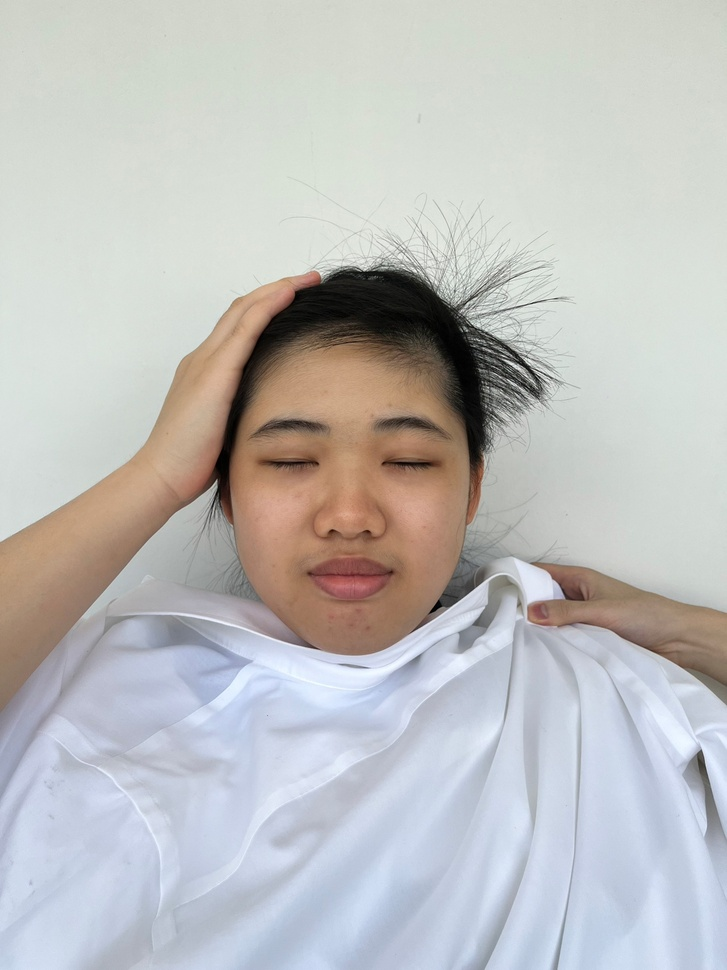
#> input picture personal_color_project/dataset/ploy.jpg, 727 x 970 px, shrunk from 1773 x 2364 before the run; its folder holds only this picture in this run
$ python warm_cool_classifier.py
#> lines starting #> are read from the running program, lines starting #| are printed output that depends on the picture; after the words box and inside, x2 and y2 are one past the last pixel; in counts of white or black regions, pixels touching at a corner belong together; long printed decimals are rounded
import cv2
import numpy as np
import matplotlib.pyplot as plt
import os
from PIL import Image
import glob

image_list = []
scores = []
means = []
red = 0
green = 0
blue = 0

# load filenames of datasets
for filename in glob.glob('./dataset/*.jpg'):
    image_list.append(filename)

print(image_list)

for img_dir in image_list:
    # read filename for naming convention
    filename = os.path.splitext(img_dir)

    # read image
    img = cv2.imread(img_dir)
#> img is the input picture: shape (970, 727, 3); mean B, G, R 190.4, 191.1, 191.4
    print(img_dir)

    # convert to gray scale
    gray = cv2.cvtColor(img, cv2.COLOR_BGR2GRAY)
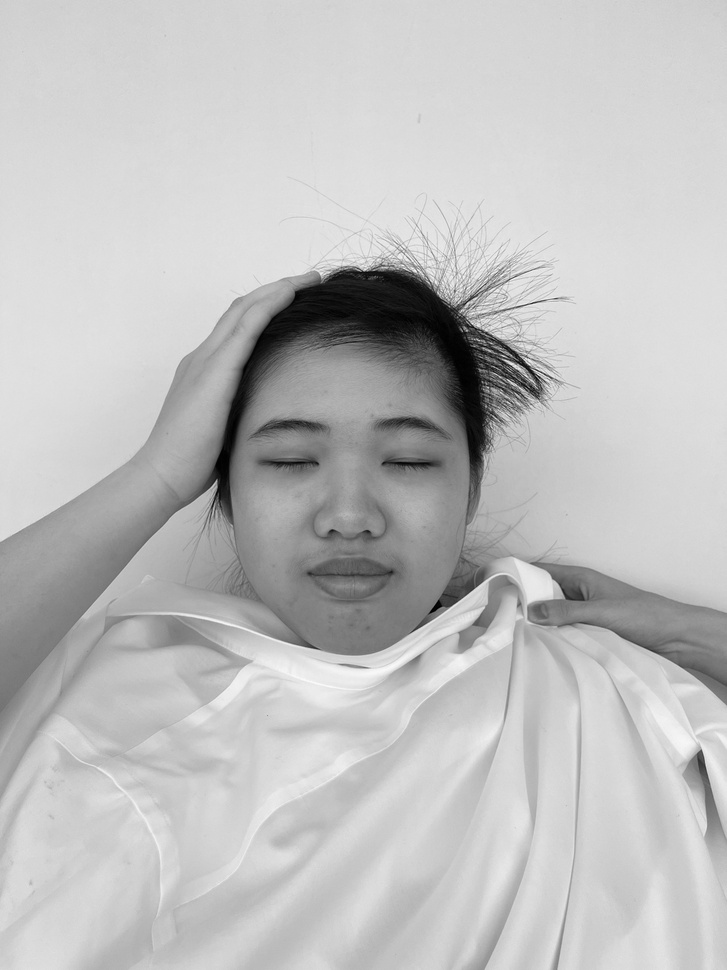
#> gray: shape (970, 727); min 0, max 251, mean 191.2

    # face detection model
    face_cascade = cv2.CascadeClassifier('haarcascade_frontalface_default.xml')
    nose_cascade = cv2.CascadeClassifier('haarcascade_nose.xml')

    # detecting face
    faces = face_cascade.detectMultiScale(gray, scaleFactor=1.1, minNeighbors=20)
#> faces = [[205, 343, 292, 292]]
    nose = nose_cascade.detectMultiScale(gray, scaleFactor=1.1, minNeighbors=100)
#> nose = [[306, 490, 82, 69]]

    for (x, y, w, h) in faces:
        # determine forehead region
        forehead_y = int(y + h/8)
        forehead_h = int(h/8)
        forehead_x = int(x + w/2)
        forehead_w = int(w/15)

        # draw a rectangle around face
        cv2.rectangle(img, (x, y), (x+w, y+h), (0, 255, 0,), 2)

        # crop forehead region
        forehead = img[forehead_y:forehead_y+forehead_h, forehead_x:forehead_x+forehead_w]

        # standardize RGB values of the forehead
        r_f, g_f, b_f = cv2.split(forehead)
        r_std = np.std(r_f)
        g_std = np.std(g_f)
        b_std = np.std(b_f)
        r_mean = np.mean(r_f)
        g_mean = np.mean(g_f)
        b_mean = np.mean(b_f)
        r = (r_f - r_mean) / r_std
        g = (g_f - g_mean) / g_std
        b = (b_f - b_mean) / b_std

        # calculate the Warm/Cool score
        score = (np.mean(r) - np.mean(g)) * (np.mean(r) - np.mean(b)) / (np.mean(r) + np.mean(g) + np.mean(b))
        scores.append(score)
        print('R Mean:', r_mean)
        print('G Mean:', g_mean)
        print('B Mean:', b_mean)
        print('R Std:', r_std)
        print('G Std:', g_std)
        print('B Std:', b_std)
        print('Warm/Cool score (face):', score)
#> this loop made 1 pass
#> (x, y, w, h, forehead_y, forehead_h, forehead_x, forehead_w) on pass 1: (205, 343, 292, 292, 379, 36, 351, 19)
#| R Mean: 129.284
#| G Mean: 161.364
#| B Mean: 199.491
#| R Std: 4.790
#| G Std: 4.408
#| B Std: 3.820
#| Warm/Cool score (face): -3.645167338862871e-14
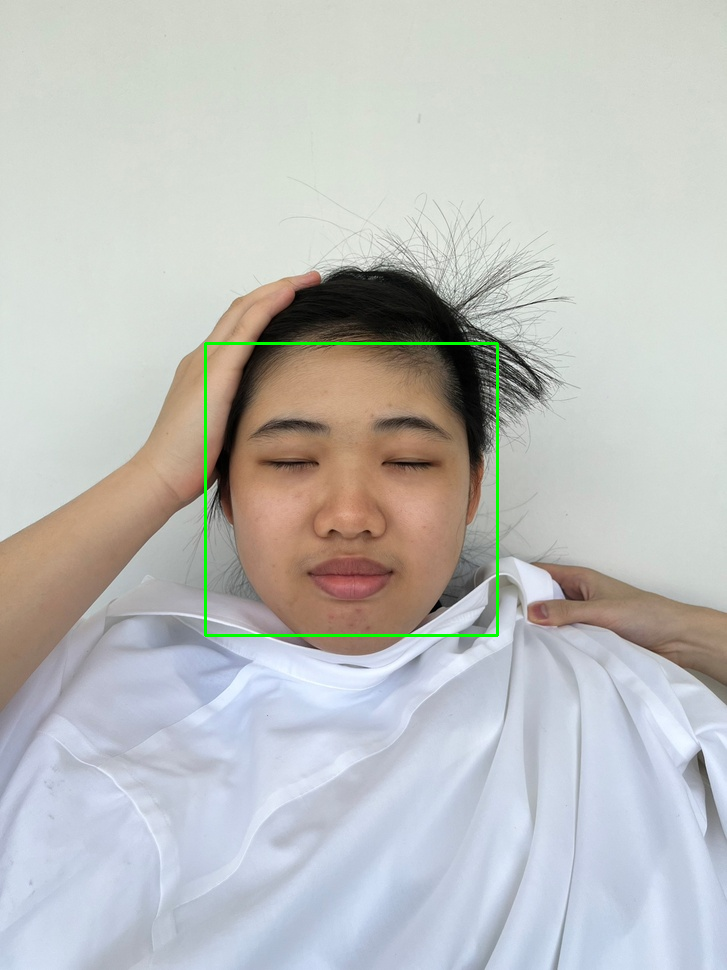
#> img: shape (970, 727, 3); 0.5% of pixels changed, all inside (x1, y1, x2, y2) = (204, 342, 499, 637)
#> after the loop, scores = [-3.65e-14]

    for (x, y, w, h) in nose:
        # determine forehead region
        cheek_y = int(y + h/8)
        cheek_h = int(h/5)
        cheek_x = int(x + w/10)
        cheek_w = int(w/5)

        # draw a rectangle around eye
        cv2.rectangle(img, (x, y), (x+w, y+h), (0, 255, 0,), 2)

        # crop eye region
        cheek = img[cheek_y:cheek_y+cheek_h, cheek_x:cheek_x+cheek_w]

        # standardize RGB values of the forehead
        r_n, g_n, b_n = cv2.split(cheek)
        r_std = np.std(r_n)
        g_std = np.std(g_n)
        b_std = np.std(b_n)
        r_mean = np.mean(r_n)
        g_mean = np.mean(g_n)
        b_mean = np.mean(b_n)
        r = (r_n - r_mean) / r_std
        g = (g_n - g_mean) / g_std
        b = (b_n - b_mean) / b_std

        # calculate the Warm/Cool score
        score = (np.mean(r) - np.mean(g)) * (np.mean(r) - np.mean(b)) / (np.mean(r) + np.mean(g) + np.mean(b))
        scores.append(score)

        print('R Mean:', r_mean)
        print('G Mean:', g_mean)
        print('B Mean:', b_mean)
        print('R Std:', r_std)
        print('G Std:', g_std)
        print('B Std:', b_std)
        print('Warm/Cool score (cheek):', score)
#> this loop made 1 pass
#> (x, y, w, h, cheek_y, cheek_h, cheek_x, cheek_w) on pass 1: (306, 490, 82, 69, 498, 13, 314, 16)
#| R Mean: 97.716
#| G Mean: 128.082
#| B Mean: 177.918
#| R Std: 10.581
#| G Std: 12.286
#| B Std: 10.344
#| Warm/Cool score (cheek): -4.372570681600617e-16
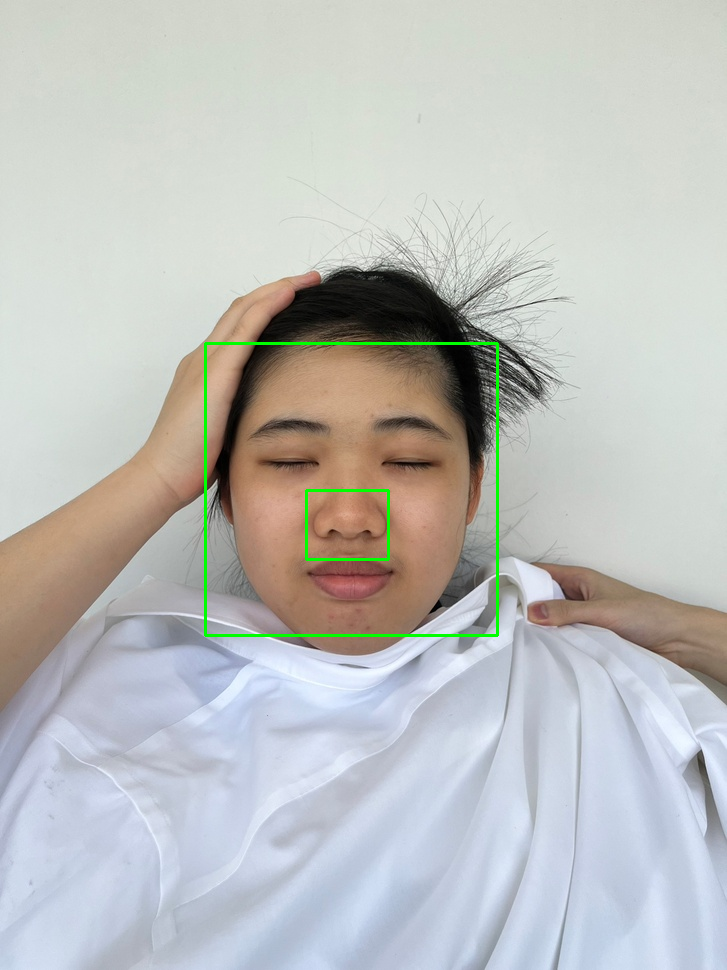
#> img: shape (970, 727, 3); 0.13% of pixels changed, all inside (x1, y1, x2, y2) = (305, 489, 390, 561)
#> after the loop, scores = [-3.65e-14, -4.37e-16]

    #plot
    fig, ax = plt.subplots()
    ax.hist(r_f.ravel(), bins=256, range=(0, 256), color='b', alpha=0.5)
    ax.hist(g_f.ravel(), bins=256, range=(0, 256), color='g', alpha=0.5)
    ax.hist(b_f.ravel(), bins=256, range=(0, 256), color='r', alpha=0.5)
    ax.set_xlim([0, 256])
    ax.set_ylim([0, forehead.shape[0]*forehead.shape[1]/2])
    ax.set_title('{}\'s forehead RGB Histogram'.format(filename[0]))
    ax.set_xlabel('Value')
    ax.set_ylabel('Pixel Count')

    #save plot
    plt.savefig('{}_forehead.png'.format(filename[0]))
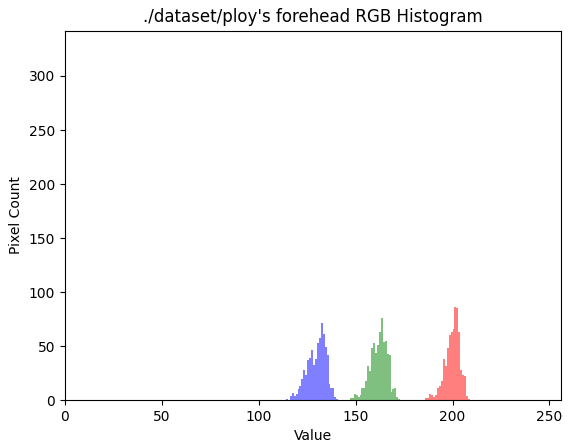
#> figure drawn by matplotlib, 1 panel; tallest bar 71 high, from x = 132 to 133; tallest bar 76 high, from x = 163 to 164; tallest bar 86 high, from x = 201 to 202
    plt.show()
    plt.clf()

    #plot
    fig, ax = plt.subplots()
    ax.hist(r_n.ravel(), bins=256, range=(0, 256), color='b', alpha=0.5)
    ax.hist(g_n.ravel(), bins=256, range=(0, 256), color='g', alpha=0.5)
    ax.hist(b_n.ravel(), bins=256, range=(0, 256), color='r', alpha=0.5)
    ax.set_xlim([0, 256])
    ax.set_ylim([0, cheek.shape[0]*cheek.shape[1]/2])
    ax.set_title('{}\'s cheek RGB Histogram'.format(filename[0]))
    ax.set_xlabel('Value')
    ax.set_ylabel('Pixel Count')

    #save plot
    plt.savefig('{}_cheek.png'.format(filename[0]))
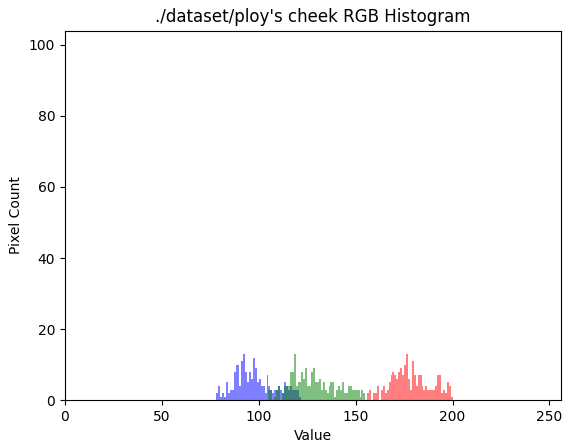
#> figure drawn by matplotlib, 1 panel; tallest bar 13 high, from x = 92 to 93; tallest bar 13 high, from x = 118 to 119; tallest bar 13 high, from x = 176 to 177
    plt.show()
    plt.clf()

    # show images
    cv2.imshow('original img', img)
    cv2.imshow('forehead', forehead)
    cv2.imshow('cheek', cheek)

    cv2.waitKey(0)
    cv2.destroyAllWindows()

    score = np.mean(np.sum(scores))
#> score = -3.69e-14

    print('The Undertone is Likely to be')
    if score > 0:
        print('==========\nWARM\n==========\n')
    else:
        print('**********\nCOOL\n**********\n')
    print('\n')

    scores = []
